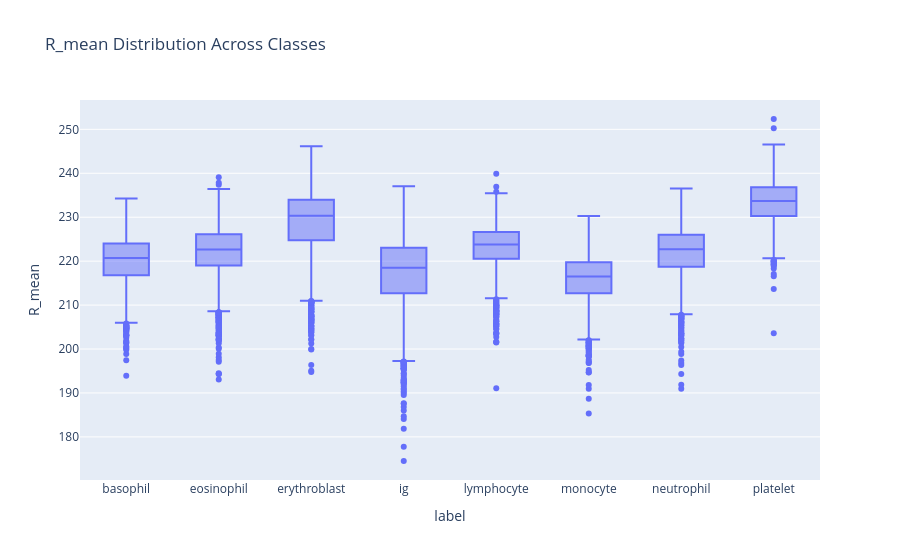

Here is the notebook cell this chart was saved with:
### Code cell
fig = px.box(
    df,
    x="label",
    y="R_mean",
    title="R_mean Distribution Across Classes"
)

fig.show()

### Figure 1 — Plotly figure (JSON) as saved in the notebook; plotly's stock layout.template omitted (floating-point values rounded to 4 significant figures; data arrays with more than 128 entries replaced by an {"elided": "..."} marker saying what was removed)
{"data": [{"alignmentgroup": "True", "hovertemplate": "label=%{x}<br>R_mean=%{y}<extra></extra>", "legendgroup": "", "marker": {"color": "#636efa"}, "name": "", "notched": false, "offsetgroup": "", "orientation": "v", "showlegend": false, "type": "box", "x": {"elided": "17092 str values"}, "x0": " ", "xaxis": "x", "y": {"elided": "17092 float values"}, "y0": " ", "yaxis": "y"}], "layout": {"boxmode": "group", "legend": {"tracegroupgap": 0}, "title": {"text": "R_mean Distribution Across Classes"}, "xaxis": {"anchor": "y", "domain": [0, 1], "title": {"text": "label"}}, "yaxis": {"anchor": "x", "domain": [0, 1], "title": {"text": "R_mean"}}}}
